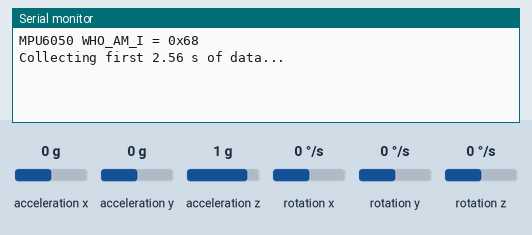
Bench run of a sketch on a simulated ESP32. Shown: the last lines printed to the serial monitor. Wiring (inferred from the names in the program): MPU-6050 motion sensor at I2C address 0x68. The inputs (shaded band) are chosen by the test bench; at power-on: rotation x 0 °/s, acceleration x 0 g, acceleration y 0 g, acceleration z 1 g, rotation y 0 °/s, rotation z 0 °/s.

Above: at 2.3 s.
2.4 s: rotation x set to -192 °/s
At 4.1 s:
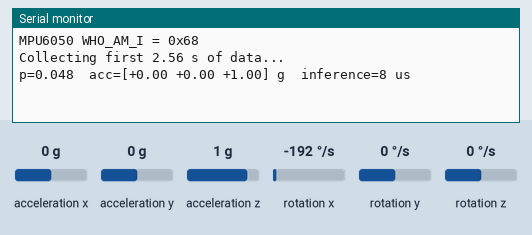
5.4 s: acceleration x set to -1.4 g
At 5.47 s:
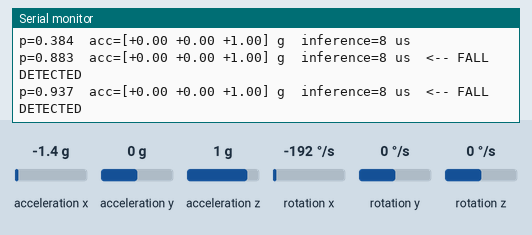
6.9 s: acceleration y set to -1.4 g
At 7.47 s:
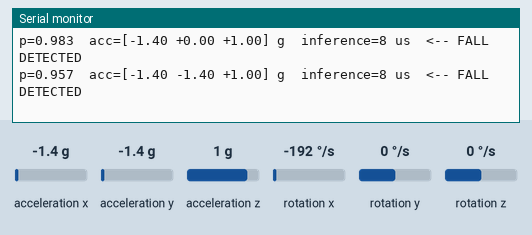
8.4 s: acceleration z set to -1.4 g
At 8.47 s:
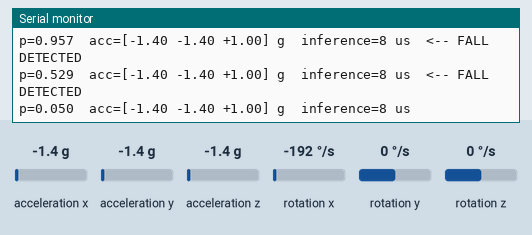
9.9 s: rotation y set to -192 °/s
At 10.47 s:
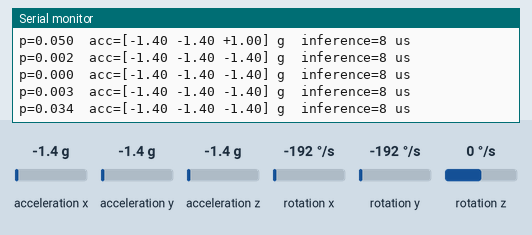
Timing chart, 0 to 12.4 s (numbered marks = the images above; inputs shaded):
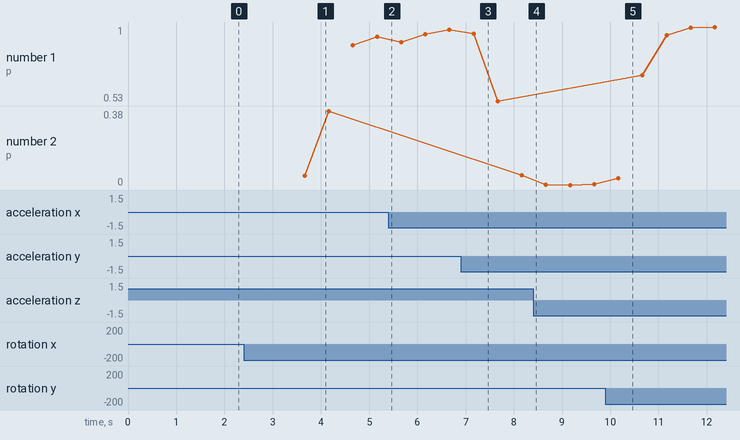

The sketch:

fall_detector.ino
```cpp
#include <Wire.h>
#include <math.h>
#include "fall_weights.h"

// ===== Hardware =====
#define SDA_PIN 6
#define SCL_PIN 7
#define MPU_ADDR 0x68

// ===== Signal parameters (must match training) =====
#define FS_HZ 50            // sampling rate: 50 samples per second
#define WINDOW 128          // 128 samples = 2.56 s at 50 Hz
#define N_CH 6              // ax, ay, az [g], gx, gy, gz [deg/s] / 250
#define HOP 25              // run inference every 25 new samples (0.5 s)
#define GYRO_DIV 250.0f     // same gyro scaling as in training
#define FALL_THRESHOLD 0.5f

// Ring buffer with the last WINDOW samples (filled by the sampler task)
float ring[WINDOW][N_CH];
volatile int ringPos = 0, filled = 0, newSamples = 0;
portMUX_TYPE mux = portMUX_INITIALIZER_UNLOCKED;

// CNN buffers
float input[WINDOW * N_CH];
float bufA[124 * 16];
float bufB[124 * 16];

// ===== MPU6050 =====
void mpuWrite(uint8_t reg, uint8_t val) {
  Wire.beginTransmission(MPU_ADDR);
  Wire.write(reg);
  Wire.write(val);
  Wire.endTransmission();
}

int16_t readInt16() {
  int16_t hi = Wire.read();
  int16_t lo = Wire.read();
  return (hi << 8) | lo;
}

bool mpuRead(float out[N_CH]) {
  Wire.beginTransmission(MPU_ADDR);
  Wire.write(0x3B);  // ACCEL_XOUT_H
  if (Wire.endTransmission(false) != 0) return false;
  if (Wire.requestFrom((uint8_t)MPU_ADDR, (uint8_t)14) != 14) return false;
  int16_t ax = readInt16(), ay = readInt16(), az = readInt16();
  readInt16();  // temperature, unused
  int16_t gx = readInt16(), gy = readInt16(), gz = readInt16();
  out[0] = ax / 2048.0f;               // ±16 g -> 2048 LSB/g
  out[1] = ay / 2048.0f;
  out[2] = az / 2048.0f;
  out[3] = gx / 16.4f / GYRO_DIV;      // ±2000 deg/s -> 16.4 LSB/(deg/s)
  out[4] = gy / 16.4f / GYRO_DIV;
  out[5] = gz / 16.4f / GYRO_DIV;
  return true;
}

void mpuInit() {
  mpuWrite(0x6B, 0x00);  // PWR_MGMT_1: wake up
  delay(100);
  mpuWrite(0x1A, 0x04);  // CONFIG: low-pass filter ~20 Hz (anti-aliasing for 50 Hz)
  mpuWrite(0x19, 19);    // SMPLRT_DIV: 1 kHz / (1 + 19) = 50 Hz
  mpuWrite(0x1B, 0x18);  // GYRO_CONFIG: ±2000 deg/s
  mpuWrite(0x1C, 0x18);  // ACCEL_CONFIG: ±16 g
}

// ===== Sampler task: one sample every 20 ms =====
void samplerTask(void*) {
  TickType_t last = xTaskGetTickCount();
  float s[N_CH];
  for (;;) {
    vTaskDelayUntil(&last, pdMS_TO_TICKS(1000 / FS_HZ));
    if (!mpuRead(s)) continue;
    portENTER_CRITICAL(&mux);
    memcpy(ring[ringPos], s, sizeof(s));
    ringPos = (ringPos + 1) % WINDOW;
    if (filled < WINDOW) filled++;
    newSamples++;
    portEXIT_CRITICAL(&mux);
  }
}

// ===== CNN (same layers as the Keras model) =====
// Valid 1D convolution + ReLU. in: [inLen][inCh], W: [k][inCh][outCh], out: [inLen-k+1][outCh]
int conv1dRelu(const float* in, int inLen, int inCh, const float* W, const float* B,
               int k, int outCh, float* out) {
  int outLen = inLen - k + 1;
  for (int t = 0; t < outLen; t++) {
    for (int o = 0; o < outCh; o++) {
      float s = B[o];
      for (int j = 0; j < k; j++) {
        const float* x = in + (t + j) * inCh;
        const float* w = W + (j * inCh) * outCh + o;
        for (int i = 0; i < inCh; i++) s += x[i] * w[i * outCh];
      }
      out[t * outCh + o] = s > 0 ? s : 0;
    }
  }
  return outLen;
}

// Max pooling with size 2
int maxPool2(const float* in, int inLen, int ch, float* out) {
  int outLen = inLen / 2;
  for (int t = 0; t < outLen; t++)
    for (int c = 0; c < ch; c++)
      out[t * ch + c] = fmaxf(in[(2 * t) * ch + c], in[(2 * t + 1) * ch + c]);
  return outLen;
}

// Returns the fall probability (0..1) for the window stored in `input`
float predict() {
  int len = conv1dRelu(input, WINDOW, N_CH, CONV1_W, CONV1_B, 5, 16, bufA);  // 124 x 16
  len = maxPool2(bufA, len, 16, bufB);                                        // 62 x 16
  len = conv1dRelu(bufB, len, 16, CONV2_W, CONV2_B, 5, 32, bufA);             // 58 x 32
  len = maxPool2(bufA, len, 32, bufB);                                        // 29 x 32
  len = conv1dRelu(bufB, len, 32, CONV3_W, CONV3_B, 3, 32, bufA);             // 27 x 32
  float z = DENSE_B[0];
  for (int c = 0; c < 32; c++) {                                              // global average pooling + dense
    float mean = 0;
    for (int t = 0; t < len; t++) mean += bufA[t * 32 + c];
    z += (mean / len) * DENSE_W[c];
  }
  return 1.0f / (1.0f + expf(-z));                                            // sigmoid
}

void setup() {
  Serial.begin(115200);
  delay(1000);
  Wire.begin(SDA_PIN, SCL_PIN);
  Wire.setClock(400000);

  Wire.beginTransmission(MPU_ADDR);
  Wire.write(0x75);  // WHO_AM_I
  Wire.endTransmission(false);
  Wire.requestFrom((uint8_t)MPU_ADDR, (uint8_t)1);
  Serial.printf("MPU6050 WHO_AM_I = 0x%02X\n", Wire.available() ? Wire.read() : 0);

  mpuInit();
  xTaskCreate(samplerTask, "sampler", 4096, NULL, 5, NULL);
  Serial.println("Collecting first 2.56 s of data...");
}

void loop() {
  bool ready = false;
  portENTER_CRITICAL(&mux);
  if (filled == WINDOW && newSamples >= HOP) {
    newSamples = 0;
    for (int n = 0; n < WINDOW; n++)  // copy oldest -> newest
      memcpy(&input[n * N_CH], ring[(ringPos + n) % WINDOW], N_CH * sizeof(float));
    ready = true;
  }
  portEXIT_CRITICAL(&mux);
  if (!ready) { delay(5); return; }

  uint32_t t0 = micros();
  float p = predict();
  uint32_t dt = micros() - t0;
  const float* last = &input[(WINDOW - 1) * N_CH];
  Serial.printf("p=%.3f  acc=[%+.2f %+.2f %+.2f] g  inference=%lu us%s\n",
                p, last[0], last[1], last[2], (unsigned long)dt,
                p > FALL_THRESHOLD ? "  <-- FALL DETECTED" : "");
}
```

Source omitted: fall_weights.h (109210 bytes)

Measured:
- after the input at 2.4 s, the serial monitor: prints a new line after 1.3 s (image 1)
- after the input at 6.9 s, the serial monitor: prints a new line after 0.27 s (image 3)
- after the input at 9.9 s, the serial monitor: prints a new line after 0.27 s (image 5)
- plotted number 1: 0.94 → 0.98 after the input at 5.4 s, 0.98 → 0.53 after the input at 6.9 s, 0.53 → 1 after the input at 9.9 s
- plotted number 2: 0.38 → 0.05 after the input at 6.9 s, 0.05 → 0 after the input at 8.4 s, 0 → 0.03 after the input at 9.9 s
